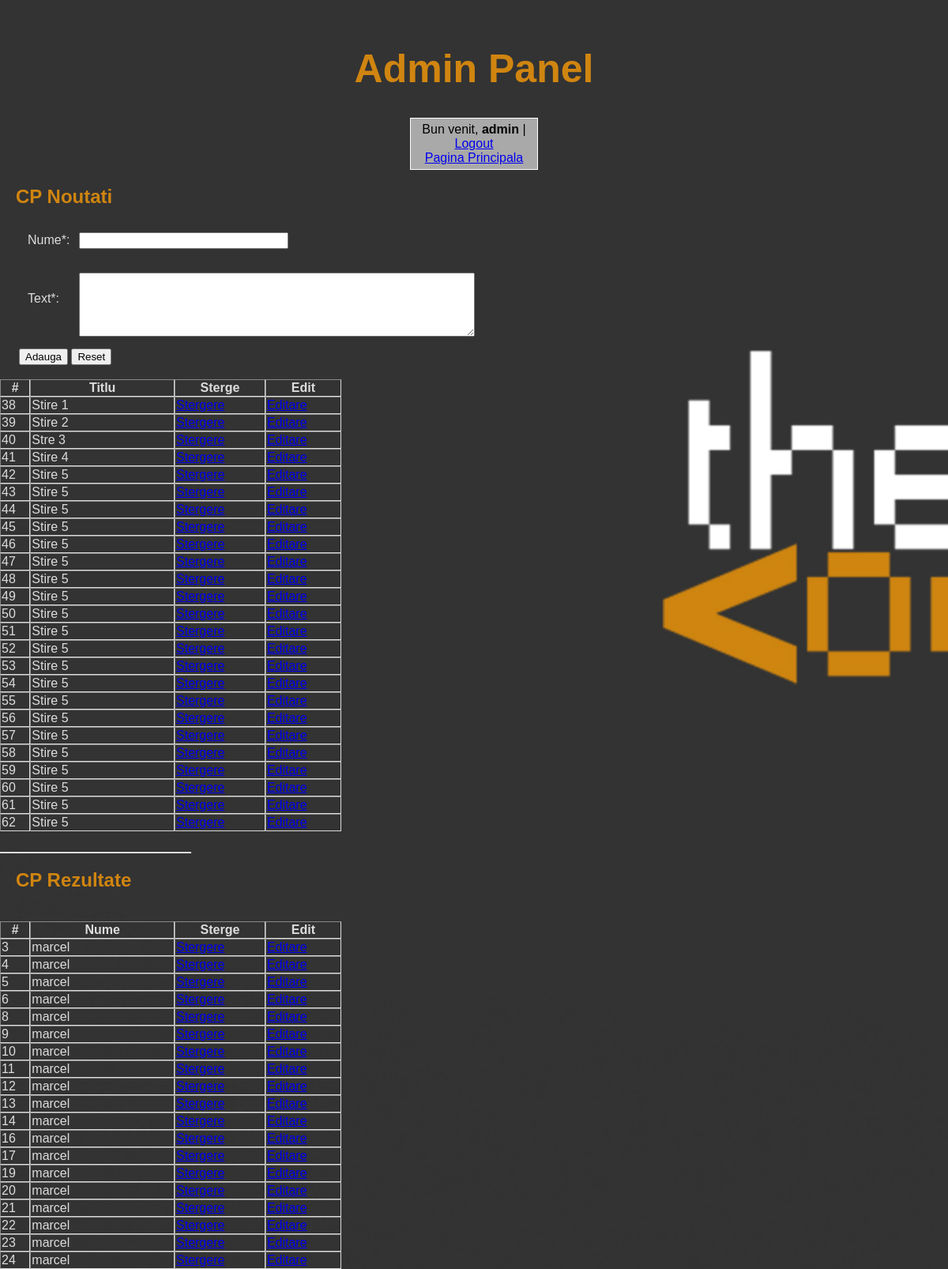
Screenshot of /admin/admin_index.php (signed in) with the database file from the repository.
### tables this page shows
CREATE TABLE `noutati` (
  `id` int(11) NOT NULL,
  `nume_stire` text NOT NULL,
  `text_stire` text NOT NULL
);

CREATE TABLE `participanti` (
  `id` int(11) NOT NULL,
  `nume` text NOT NULL,
  `varsta` int(2) NOT NULL,
  `loc` text NOT NULL,
  `email` text NOT NULL,
  `punctaj_subiect1` int(2) DEFAULT NULL,
  `punctaj_subiect2` int(2) DEFAULT NULL,
  `punctaj_subiect3` int(2) DEFAULT NULL,
  `punctaj_total` int(2) DEFAULT NULL
);

### admin/admin_noutati.php (the view, shortened to what this page needs)
<?php
$numeStire = "";
$textStire = "";
$eroareTextStire = "";
?>
<h2 style="color:#D08510; padding-left:20px">CP Noutati</h2>
<form action="admin_index.php" method="post" style="color:#ddd; padding-left: 2%">
    <table cellspacing="10">
        <tr>
            <td>Nume*:</td>
            <td><input type="text" name="nume_stire" value="<?php echo htmlspecialchars($numeStire); ?>" size="30" />
            </td>
        </tr>
        <tr>
            <td>Text*:</td>
            <td><span class="error"><?php echo $eroareTextStire; ?></span><br />
                <textarea name="text_stire" rows="5" cols="60"><?php echo htmlspecialchars($textStire); ?></textarea>
            </td>
        </tr>
    </table>
    <input type="submit" value="Adauga" />
    <input type="reset" value="Reset" />
</form>
<?php
$query = "SELECT * FROM noutati";
$result = mysqli_query($conexiune, $query);
if (mysqli_num_rows($result)) {
    print("<br>");
    print("<table border='1' cellspacing='0' class='tabelan'>\n");
    print("<tr>\n");
    print("<th width='10px'>#</th>
    <th width='100px'>Titlu</th>
    <th width='20px'>Sterge</th>
    <th width='20px'>Edit</th>");
    print("</tr>\n");
    while ($row = mysqli_fetch_array($result)) {
        print("<tr>\n");
        print("<td>" . $row['id'] . "</td>\n");
        print("<td>" . $row['nume_stire'] . "</td>\n");
        print("<td><a href='admin_index.php?comanda=delete&id=" . $row['id'] . "'>Stergere</a></td>\n");
        print("<td><a href='admin_index.php?comanda=edit&id=" . $row['id'] . "'>Editare</a></td>\n");
        print("</tr>\n");
    }
    print("</table>");
} else {
    print "Nu exista stiri in baza de date!";
}
?>

### admin/admin_rezultate.php (shortened to what this page needs)
<br>
<hr align="left" color="#ddd" width="20%" height="4">
<h2 style="color:#D08510; padding-left:20px">CP Rezultate</h2>
<?php
$query = "SELECT * FROM participanti";
$result = mysqli_query($conexiune, $query);
if (mysqli_num_rows($result)) {
    print("<br>");
    print("<table border='1' cellspacing='0' class='tabelan'>\n");
    print("<tr>\n");
    print("<th width='10px'>#</th><th width='100px'>Nume</th><th width='20px'>Sterge</th><th width='20px'>Edit</th>");
    print("</tr>\n");
    while ($row = mysqli_fetch_array($result)) {
        print("<tr>\n");
        print("<td>" . $row['id'] . "</td>\n");
        print("<td>" . $row['nume'] . "</td>\n");
        print("<td><a href='admin_index.php?comandaRez=delete&id=" . $row['id'] . "'>Stergere</a></td>\n");
        print("<td><a href='admin_index.php?comandaRez=edit&id=" . $row['id'] . "'>Editare</a></td>\n");
        print("</tr>\n");
    }
    print("</table>");
} else {
    print "Nu exista participanti!";
}
?>

### css/cssStyle.css (style rules this page uses)
body { height: 100%; margin: 0; font-family: Arial, Helvetica, sans-serif; background-color: #2B2B2B; }
.admin-body { background-image: url('../logo.jpg'); background-size:cover; background-repeat:no-repeat; height:100% }
.tabelan { width:36%; border:1px; color: #ddd; border-color:#ddd; }

### rows the page displays
noutati: id "38", nume_stire "Stire 1"
noutati: id "39", nume_stire "Stire 2"
noutati: id "40", nume_stire "Stre 3"
noutati: id "41", nume_stire "Stire 4"
noutati: id "42", nume_stire "Stire 5"
noutati: id "43", nume_stire "Stire 5"
noutati: id "44", nume_stire "Stire 5"
noutati: id "45", nume_stire "Stire 5"
noutati: id "46", nume_stire "Stire 5"
noutati: id "47", nume_stire "Stire 5"
noutati: id "48", nume_stire "Stire 5"
noutati: id "49", nume_stire "Stire 5"
noutati: id "50", nume_stire "Stire 5"
noutati: id "51", nume_stire "Stire 5"
noutati: id "52", nume_stire "Stire 5"
noutati: id "53", nume_stire "Stire 5"
noutati: id "54", nume_stire "Stire 5"
noutati: id "55", nume_stire "Stire 5"
noutati: id "56", nume_stire "Stire 5"
noutati: id "57", nume_stire "Stire 5"
noutati: id "58", nume_stire "Stire 5"
noutati: id "59", nume_stire "Stire 5"
noutati: id "60", nume_stire "Stire 5"
noutati: id "61", nume_stire "Stire 5"
noutati: id "62", nume_stire "Stire 5"
participanti: id "3", nume "marcel"
participanti: id "4", nume "marcel"
participanti: id "5", nume "marcel"
participanti: id "6", nume "marcel"
participanti: id "8", nume "marcel"
participanti: id "9", nume "marcel"
participanti: id "10", nume "marcel"
participanti: id "11", nume "marcel"
participanti: id "12", nume "marcel"
participanti: id "13", nume "marcel"
participanti: id "14", nume "marcel"
participanti: id "16", nume "marcel"
participanti: id "17", nume "marcel"
participanti: id "19", nume "marcel"
participanti: id "20", nume "marcel"
participanti: id "21", nume "marcel"
participanti: id "22", nume "marcel"
participanti: id "23", nume "marcel"
participanti: id "24", nume "marcel"

### other values shown
getLoggedUser() "admin"
